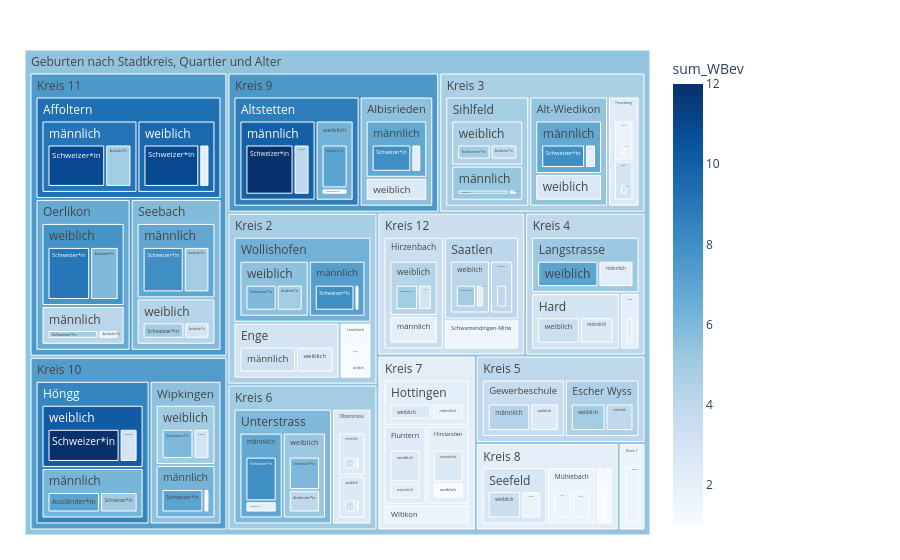

Notebook code for this chart:
### Code cell
fig = px.treemap(myTreemapAgg.reset_index(), path=[px.Constant("Geburten nach Stadtkreis, Quartier und Alter"), 'KreisLang','QuarLang','SexLang', 'HerkunftLang']
                 , values='sum_WBev'
                 , color='sum_WBev'
                 ## bei discrete scales (bei Klassen und Strings):                 
                 #, color_discrete_map={'(?)':'lightgrey','EVP':'gold', 'SP':'#FF3030', 'PdA':'#EE3B3B', 'Grüne':'#A2CD5A','GLP':'#CAFF70','Die Mitte':'orange','FDP':'#104E8B','AL':'deeppink','SVP':'forestgreen', 'FL ZÜRI':'#8B864E','Volt':'#lightblue' }                
                 ## bei continuous scales (bei Zahlenwerten):
                , color_continuous_scale='Blues'
                #, color_continuous_midpoint=np.average(df['AnzBestWir'], weights=df['AnzBestWir'])  
                 #,height=400
                 #,width=1500                 
                )
fig.update_traces(root_color="grey")
fig.update_layout(margin = dict(t=50, l=25, r=250, b=25))
fig.show()

### Figure 1 — Plotly figure (JSON) as saved in the notebook; plotly's stock layout.template omitted (floating-point values rounded to 4 significant figures; data arrays with more than 128 entries replaced by an {"elided": "..."} marker saying what was removed)
{"data": [{"branchvalues": "total", "customdata": {"elided": "212x1 float values"}, "domain": {"x": [0, 1], "y": [0, 1]}, "hovertemplate": "labels=%{label}<br>sum_WBev_sum=%{value}<br>parent=%{parent}<br>id=%{id}<br>sum_WBev=%{color}<extra></extra>", "ids": {"elided": "212 str values"}, "labels": {"elided": "212 str values"}, "marker": {"coloraxis": "coloraxis", "colors": {"elided": "212 float values"}}, "name": "", "parents": {"elided": "212 str values"}, "root": {"color": "grey"}, "type": "treemap", "values": {"elided": "212 int values"}}], "layout": {"coloraxis": {"colorbar": {"title": {"text": "sum_WBev"}}, "colorscale": [[0, "rgb(247,251,255)"], [0.125, "rgb(222,235,247)"], [0.25, "rgb(198,219,239)"], [0.375, "rgb(158,202,225)"], [0.5, "rgb(107,174,214)"], [0.625, "rgb(66,146,198)"], [0.75, "rgb(33,113,181)"], [0.875, "rgb(8,81,156)"], [1, "rgb(8,48,107)"]]}, "legend": {"tracegroupgap": 0}, "margin": {"b": 25, "l": 25, "r": 250, "t": 50}}}
